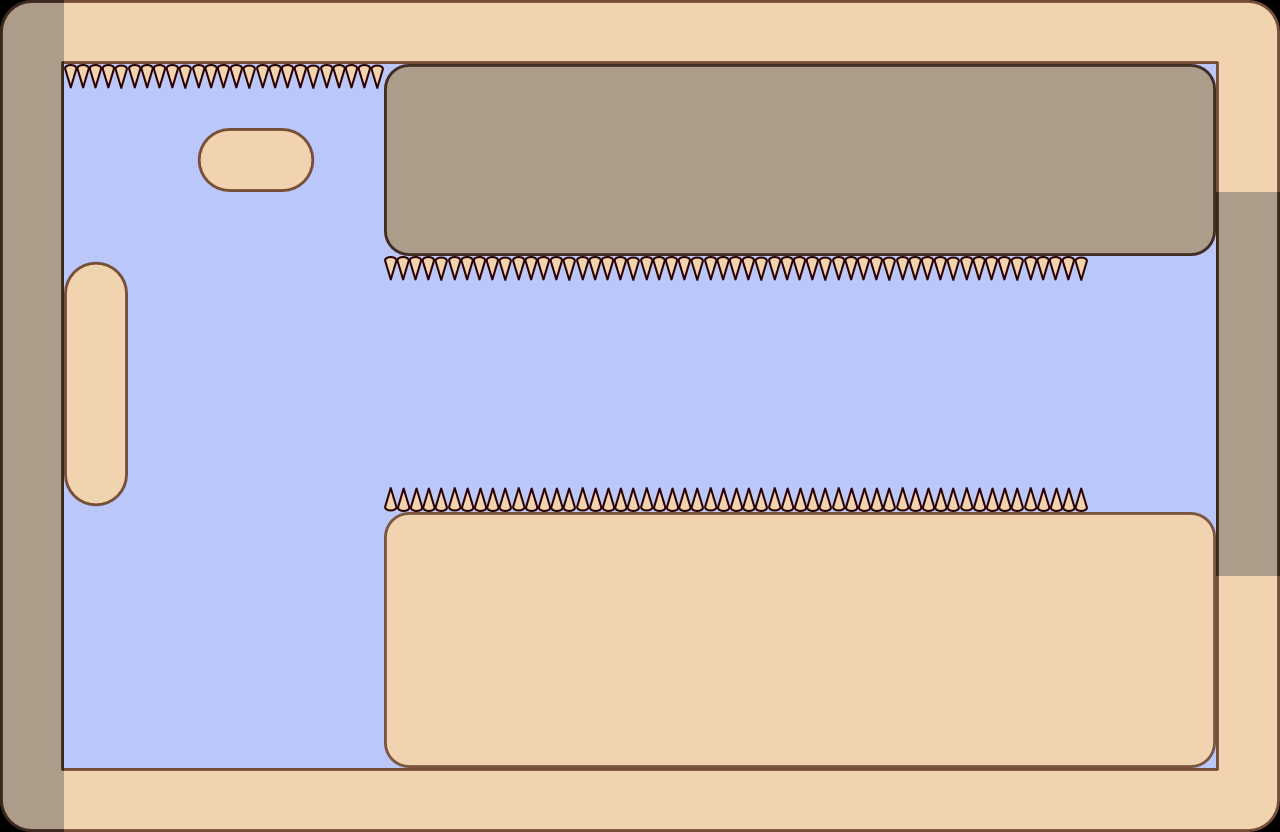

Rendered tile map (Tiled .tmx) drawn with the repository's tilesets; below, a short description and the map source with its tile grids summarised:
An orthogonal 20x13 tile map with 64x64 px tiles, 3 tile layers (Capa de Patrones 1, Capa de patrones 2, nowallz) and 13 objects (3x ET_WALL_NOPORTAL, 3x ET_SPIKES, ET_PLAYER, ET_PRINCESS).

<map version="1.0" orientation="orthogonal" width="20" height="13" tilewidth="64" tileheight="64">
 <tileset firstgid="1" name="tilemapinkscape" tilewidth="64" tileheight="64">
  <image source="tilemapinkscape.png" trans="000000" width="1024" height="1024" />
 </tileset>
 <layer name="Capa de Patrones 1" width="20" height="13">
  <data>[260 cells, 260 non-empty, 3 distinct tile ids]</data>
 </layer>
 <layer name="Capa de patrones 2" width="20" height="13">
  <data>[260 cells, 127 non-empty, 7 distinct tile ids]</data>
 </layer>
 <objectgroup name="Capa de Objetos 1" width="20" height="13">
  <object name="ET_PLAYER" x="128" y="704" width="64" height="64" />
  <object name="ET_PRINCESS" x="1152" y="320" width="64" height="64" />
  <object name="ET_WALL_NOPORTAL" x="1216" y="0" width="64" height="832" />
  <object name="ET_WALL_NOPORTAL" x="0" y="0" width="64" height="832" />
  <object x="64" y="768" width="1152" height="64" />
  <object x="384" y="512" width="832" height="256" />
  <object name="ET_WALL_NOPORTAL" x="384" y="64" width="832" height="192" />
  <object name="ET_SPIKES" x="384" y="256" width="704" height="64" />
  <object name="ET_SPIKES" x="384" y="448" width="704" height="64" />
  <object x="64" y="256" width="64" height="256" />
  <object x="192" y="128" width="128" height="64" />
  <object name="ET_SPIKES" x="64" y="64" width="320" height="64" />
  <object x="64" y="0" width="1152" height="64" />
 </objectgroup>
 <layer name="nowallz" width="20" height="13">
  <data>[260 cells, 58 non-empty, 5 distinct tile ids]</data>
 </layer>
</map>